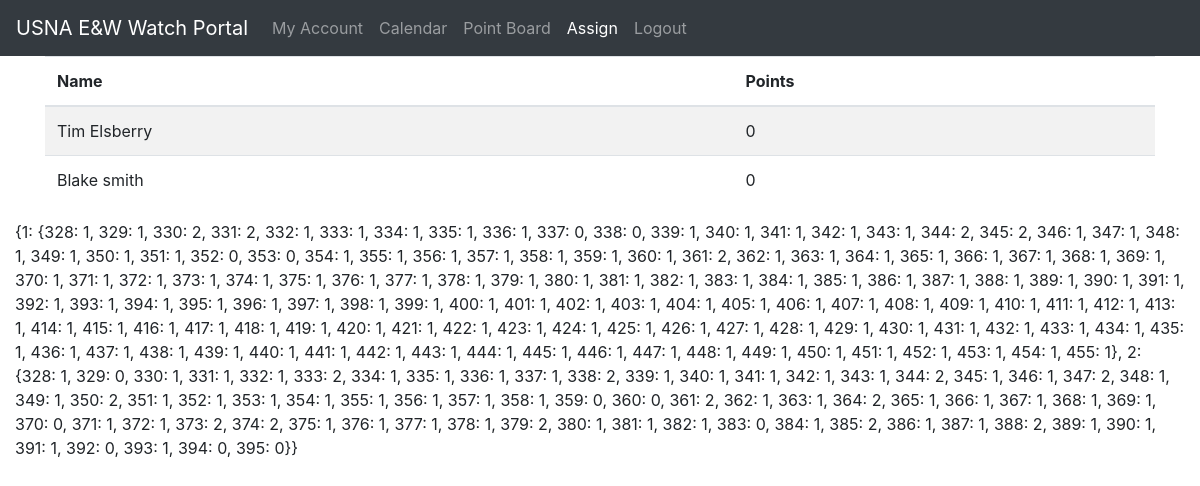
Screenshot of /assign with the database file from the repository.
### app.py (models this page shows, shortened)
class User(UserMixin,db.Model):
    __tablename__='Users'
    id = db.Column(db.Integer, primary_key=True)
    first = db.Column(db.String(128))
    last = db.Column(db.String(128))
    email = db.Column(db.String(64), index=True, unique=True)
    password_hash = db.Column(db.String(128))
    created = db.Column(db.DateTime, index=False, unique=False, default=date.today())
    phone = db.Column(db.Integer)
    qualified = db.Column(db.Boolean, index=True, unique=False, default=False)
    data = db.Column(db.String(32768), index=False, unique=False)
    points = db.Column(db.Integer, index=True, unique=False, default=0)
    def __repr__(self):
        return f"{self.first} {self.last}"

### app.py (the view)
@app.route('/assign', methods=["GET","POST"])
def assign():
    users=User.query.all()
    return render_template('assign.html',calendar=calendar,users=users,bids={u.id:load_user_bid_dict(u.id) for u in users})

### app.py (called while the page is built)
def load_user_bid_dict(u_id):
    try: user_bid_dict = json.loads(User.query.get(u_id).data)
    except: user_bid_dict = {}
    user_bid_dict={int(k):int(v) for k,v in user_bid_dict.items()}
    return user_bid_dict

### templates/assign.html
{%extends "base.html"%}
{%block content%}
<div class="container">
<table class="table table-striped table-hover">
    <thead>
        <tr>
            <th scope="col">Name</th>
            <th scope="col">Points</th>
        </tr>
    </thead>
<tbody>
    {%for u in users%}
    <tr>
        <td>{{u}}</td>
        <td>{{u.points}}</td>
    </tr>
    {%endfor%}
</tbody>
</table>
</div>
<p>{{bids}}</p>
{%endblock%}

### templates/base.html (shortened to what this page needs)
<!DOCTYPE html>
<html lang="en">
<head>
    <link rel="stylesheet" href="https://stackpath.bootstrapcdn.com/bootstrap/4.3.1/css/bootstrap.min.css">
    <link rel="stylesheet" href="/static/style.css">
</head>
<body>
    <nav class="navbar navbar-expand-md navbar-dark bg-dark">
        <a class="navbar-brand" href="/">USNA E&W Watch Portal</a>
        <div class="collapse navbar-collapse" id="navbarNav">
            <ul class="navbar-nav">
                <li class="nav-item {%if request.path == '/parking'%}active{%endif%}"">
                    <a class=" nav-link" href="/">My Account</a>
                </li>
                <li class="nav-item {%if request.path == '/jets'%}active{%endif%}"">
                    <a class=" nav-link" href="/calendar">Calendar</a>
                </li>
                <li class="nav-item {%if request.path == '/points'%}active{%endif%}"">
                    <a class=" nav-link" href="/points">Point Board</a>
                </li>
                <li class="nav-item {%if request.path == '/assign'%}active{%endif%}"">
                    <a class=" nav-link" href="/assign">Assign</a>
                </li>
                <li class="nav-item {%if request.path == '/logout'%}active{%endif%}"">
                    <a class=" nav-link" href="/logout">Logout</a>
                </li>
            </ul>
        </div>
    </nav>
    <div class="container-fluid">
        {% block content %}
        {% endblock %}
    </div>
</body>
</html>

### rows the page displays
User: first+last "Tim Elsberry", points "0"
User: first+last "Blake smith", points "0"
